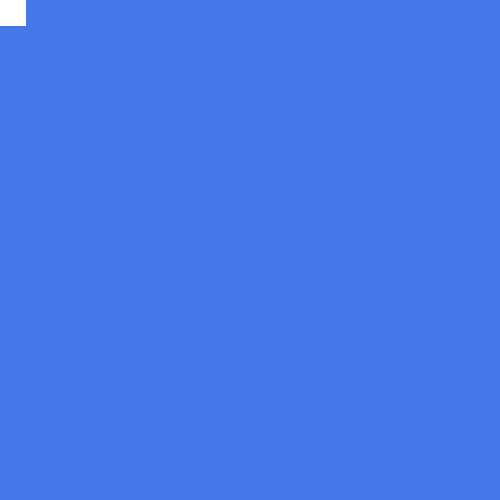
Frame 1 (no input)
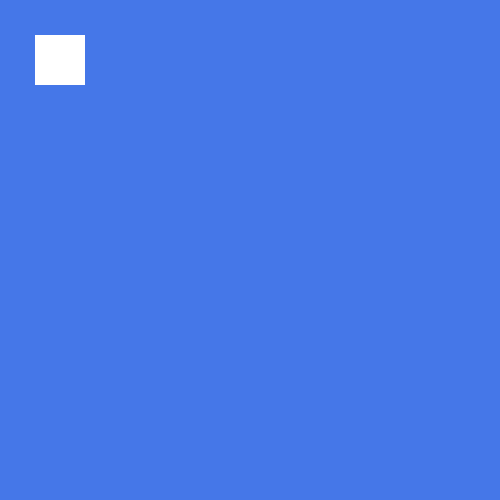
Frame 60 (the mouse pressed at the canvas centre just before this capture)
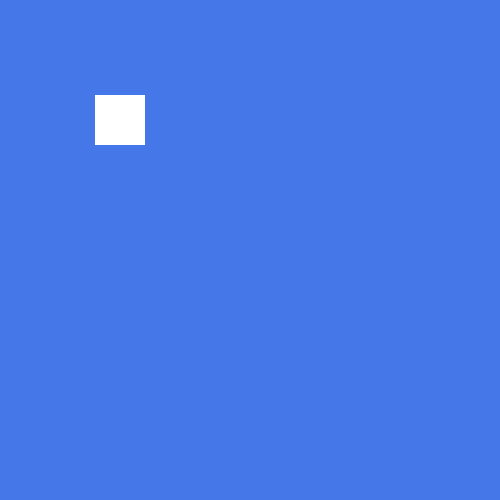
Frame 120 (the mouse held since frame 60 and released just before this capture)

The Processing sketch that drew these frames (run headless with seeded random() and noise(); from frame 60 on, the mouse is pressed at the canvas centre):

// Processing sketch: s04e01Vicente
// ── s04e01Vicente.pde
//UDD-Expresión Digital II
//s04e01Vicente
//animación processing style

int c1;
int c2;
float mX;
int kk;

void setup() {
  size(500, 500);
  c1 = color (69, 119, 232);
  c2 = color (232, 182, 71);
  mX = 250;
  kk = 0;
}


void draw() {

  background(c1);
  noStroke();
  rectMode(CENTER);  
  fill(255);  
  kk++;
  if (kk >=  250) {
    background(c2);
  } // cuando el cuadrado llega a la mitad del canvas el fondo cambia al segundo color
  rect(kk, kk, 50, 50);

  if (kk > 500) {
    kk = 0;
  } //Cuando el cuadrado llega al final del canvas vuelve a empezar desde el inicio
}
